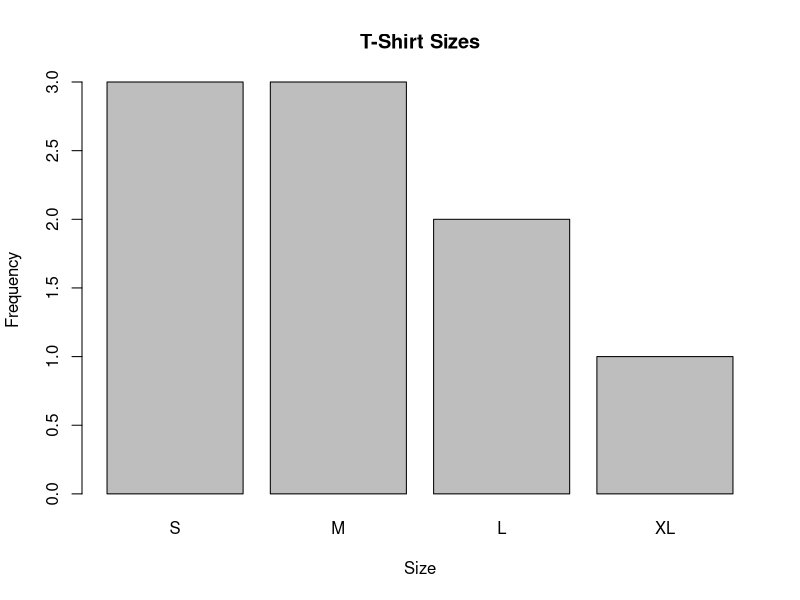
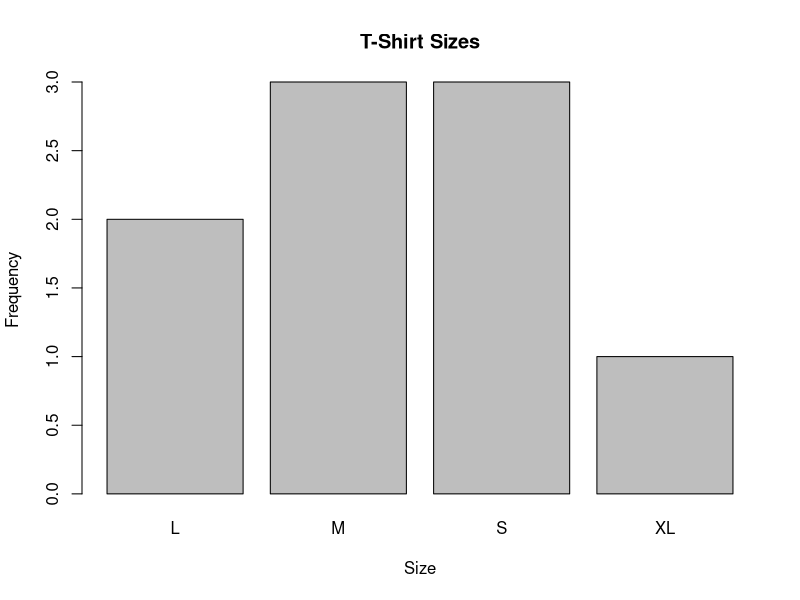

Write the R code that produced these figures, in order.
## ---- chunk 1
fruit_vector <- c("apple", "banana", "cherry", "apple", "banana", "cherry")
## ---- chunk 2
print(fruit_vector)
## ---- chunk 3
fruit_factor <- factor(fruit_vector)
## ---- chunk 4
print(fruit_factor)
## ---- chunk 5
size_vector <- c("S", "M", "L", "M", "S", "XL", "L", "S", "M")
## ---- chunk 6
size_factor <- factor(size_vector)
## ---- chunk 7
print(size_factor)
## ---- chunk 8
size_factor_specified <- factor(size_vector, levels = c("S", "M", "L", "XL"))
## ---- chunk 9
print(size_factor_specified)
## ---- chunk 10
size_factor_ordered <- factor(size_vector,
                              levels = c("S", "M", "L", "XL"),
                              ordered = TRUE)
## ---- chunk 11
print(size_factor_ordered)
## ---- chunk 12
size_factor_ordered <- ordered(size_vector, levels = c("S", "M", "L", "XL"))
## ---- chunk 13
print(size_factor_ordered)
## ---- chunk 14
sorted_size_factor <- sort(size_factor_ordered)
## ---- chunk 15
print(sorted_size_factor)
## ---- chunk 16
subset_size_factor <- size_factor_ordered[size_factor_ordered > "S" &
                                            size_factor_ordered < "XL"]
## ---- chunk 17
print(subset_size_factor)
## ---- chunk 18
barplot(
  table(size_factor_ordered),
  main = "T-Shirt Sizes",
  xlab = "Size",
  ylab = "Frequency"
)
## ---- chunk 19
barplot(table(size_factor),
        main = "T-Shirt Sizes",
        xlab = "Size",
        ylab = "Frequency")
